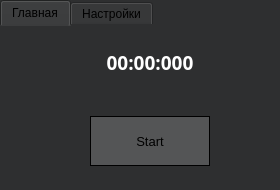
<?xml version="1.0" encoding="UTF-8"?>
<ui version="4.0">
 <class>Widget</class>
 <widget class="QWidget" name="Widget">
  <property name="geometry">
   <rect>
    <x>0</x>
    <y>0</y>
    <width>280</width>
    <height>190</height>
   </rect>
  </property>
  <property name="windowTitle">
   <string>Widget</string>
  </property>
  <property name="styleSheet">
   <string notr="true">background-color: #2E2F30;
gridline-color: rgb(0, 0, 0);
border: none;</string>
  </property>
  <widget class="QTabWidget" name="tabWidget">
   <property name="geometry">
    <rect>
     <x>0</x>
     <y>0</y>
     <width>300</width>
     <height>200</height>
    </rect>
   </property>
   <property name="autoFillBackground">
    <bool>false</bool>
   </property>
   <property name="styleSheet">
    <string notr="true">background-color: #2E2F30;
border: none;
selection-background-color: #2E2F30;
gridline-color: rgb(46, 47, 48);</string>
   </property>
   <property name="currentIndex">
    <number>0</number>
   </property>
   <widget class="QWidget" name="tab">
    <property name="styleSheet">
     <string notr="true">background-color: #2E2F30;
border: none;</string>
    </property>
    <attribute name="title">
     <string>Главная</string>
    </attribute>
    <widget class="QLabel" name="label">
     <property name="geometry">
      <rect>
       <x>70</x>
       <y>10</y>
       <width>160</width>
       <height>40</height>
      </rect>
     </property>
     <property name="font">
      <font>
       <family>Microsoft Tai Le</family>
       <pointsize>14</pointsize>
       <weight>75</weight>
       <bold>true</bold>
      </font>
     </property>
     <property name="styleSheet">
      <string notr="true">color: white;</string>
     </property>
     <property name="text">
      <string>00:00:000</string>
     </property>
     <property name="alignment">
      <set>Qt::AlignBottom|Qt::AlignHCenter</set>
     </property>
    </widget>
    <widget class="QPushButton" name="pushButton_2">
     <property name="geometry">
      <rect>
       <x>210</x>
       <y>20</y>
       <width>30</width>
       <height>30</height>
      </rect>
     </property>
     <property name="autoFillBackground">
      <bool>false</bool>
     </property>
     <property name="styleSheet">
      <string notr="true">border: none;</string>
     </property>
     <property name="text">
      <string/>
     </property>
     <property name="icon">
      <iconset resource="icon.qrc">
       <normaloff>:/reverse_icon.png</normaloff>:/reverse_icon.png</iconset>
     </property>
     <property name="iconSize">
      <size>
       <width>18</width>
       <height>18</height>
      </size>
     </property>
    </widget>
    <widget class="QPushButton" name="pushButton">
     <property name="geometry">
      <rect>
       <x>90</x>
       <y>90</y>
       <width>120</width>
       <height>50</height>
      </rect>
     </property>
     <property name="sizePolicy">
      <sizepolicy hsizetype="Fixed" vsizetype="Fixed">
       <horstretch>0</horstretch>
       <verstretch>0</verstretch>
      </sizepolicy>
     </property>
     <property name="font">
      <font>
       <pointsize>10</pointsize>
       <italic>false</italic>
      </font>
     </property>
     <property name="styleSheet">
      <string notr="true">QPushButton
{
background-color: #545556;
border: 1px solid black;
}

QPushButton:hover
{
	color: gold;
	font-size: 20px;
}</string>
     </property>
     <property name="text">
      <string>Start</string>
     </property>
    </widget>
   </widget>
   <widget class="QWidget" name="tab_2">
    <property name="styleSheet">
     <string notr="true">background-color: #2E2F30;
border: none;</string>
    </property>
    <attribute name="title">
     <string>Настройки</string>
    </attribute>
    <widget class="QSlider" name="horizontalSlider">
     <property name="geometry">
      <rect>
       <x>100</x>
       <y>30</y>
       <width>171</width>
       <height>22</height>
      </rect>
     </property>
     <property name="styleSheet">
      <string notr="true">color: white;</string>
     </property>
     <property name="minimum">
      <number>1</number>
     </property>
     <property name="maximum">
      <number>100</number>
     </property>
     <property name="value">
      <number>30</number>
     </property>
     <property name="tracking">
      <bool>true</bool>
     </property>
     <property name="orientation">
      <enum>Qt::Horizontal</enum>
     </property>
     <property name="tickPosition">
      <enum>QSlider::TicksAbove</enum>
     </property>
     <property name="tickInterval">
      <number>5</number>
     </property>
    </widget>
    <widget class="QLabel" name="label_2">
     <property name="geometry">
      <rect>
       <x>100</x>
       <y>10</y>
       <width>171</width>
       <height>16</height>
      </rect>
     </property>
     <property name="styleSheet">
      <string notr="true">color: white;</string>
     </property>
     <property name="text">
      <string>1                                  100</string>
     </property>
    </widget>
    <widget class="QLabel" name="label_3">
     <property name="geometry">
      <rect>
       <x>-10</x>
       <y>0</y>
       <width>71</width>
       <height>61</height>
      </rect>
     </property>
     <property name="font">
      <font>
       <pointsize>10</pointsize>
       <weight>75</weight>
       <bold>true</bold>
      </font>
     </property>
     <property name="styleSheet">
      <string notr="true">color: white;</string>
     </property>
     <property name="text">
      <string>TPS</string>
     </property>
     <property name="alignment">
      <set>Qt::AlignCenter</set>
     </property>
    </widget>
    <widget class="QToolButton" name="toolButton">
     <property name="geometry">
      <rect>
       <x>50</x>
       <y>20</y>
       <width>21</width>
       <height>22</height>
      </rect>
     </property>
     <property name="font">
      <font>
       <pointsize>10</pointsize>
      </font>
     </property>
     <property name="toolTip">
      <string notr="true"/>
     </property>
     <property name="toolTipDuration">
      <number>0</number>
     </property>
     <property name="statusTip">
      <string notr="true"/>
     </property>
     <property name="whatsThis">
      <string/>
     </property>
     <property name="styleSheet">
      <string notr="true">color: red;
border: none;</string>
     </property>
     <property name="text">
      <string>?</string>
     </property>
     <property name="popupMode">
      <enum>QToolButton::InstantPopup</enum>
     </property>
     <property name="toolButtonStyle">
      <enum>Qt::ToolButtonIconOnly</enum>
     </property>
     <property name="arrowType">
      <enum>Qt::NoArrow</enum>
     </property>
    </widget>
   </widget>
  </widget>
 </widget>
 <layoutdefault spacing="6" margin="11"/>
 <resources>
  <include location="icon.qrc"/>
 </resources>
 <connections/>
</ui>
